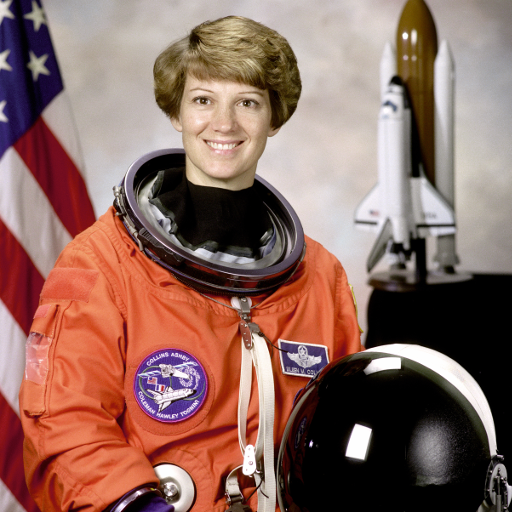
#> input picture 01_Tutorial/Astronaut.png, 512 x 512 px
$ jupyter execute ex3_Pillow.ipynb   (shell and % lines are left out)
#> lines starting #> are read from the running program, lines starting #| are printed output that depends on the picture
# PILLOW - Python Image Library

[cell 1]
import numpy as np
from matplotlib import pyplot as plt
from PIL import Image

[cell 2]
original = Image.open("Astronaut.png")
#> original is the input picture: PIL image 512x512 RGB; mean R, G, B 141.6, 105.8, 96.5
original.size
#> Out = (512, 512)

[cell 3]
original

[cell 4]
og_np = np.array(original)
og_np.shape
#> Out = (512, 512, 3)

[cell 5]
Image.fromarray(og_np)

[cell 6]
small = original.resize((100,100))
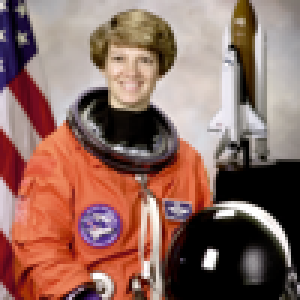
#> small: PIL image 100x100 RGB (shown 3 times larger); mean R, G, B 141.6, 105.8, 96.5
small

[cell 7]
rotate = original.rotate(45)
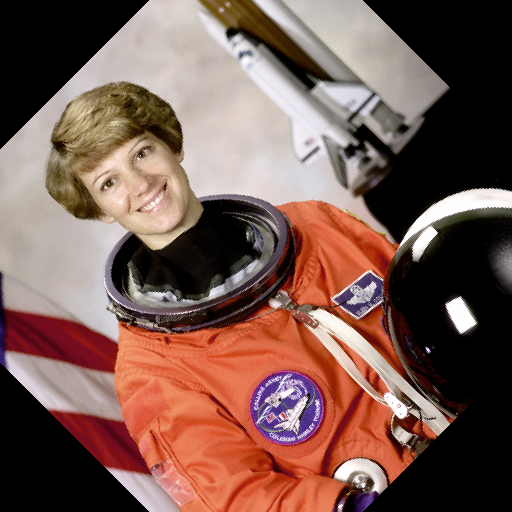
#> rotate: PIL image 512x512 RGB; mean R, G, B 121.5, 90.6, 81.8
rotate

[cell 8]
crop = original.crop((120,0,320,200)) # x, y 좌표 혼동 유의
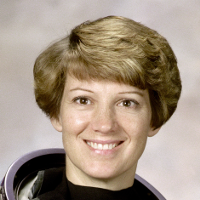
#> crop: PIL image 200x200 RGB; mean R, G, B 163.9, 147.7, 131.9
crop
